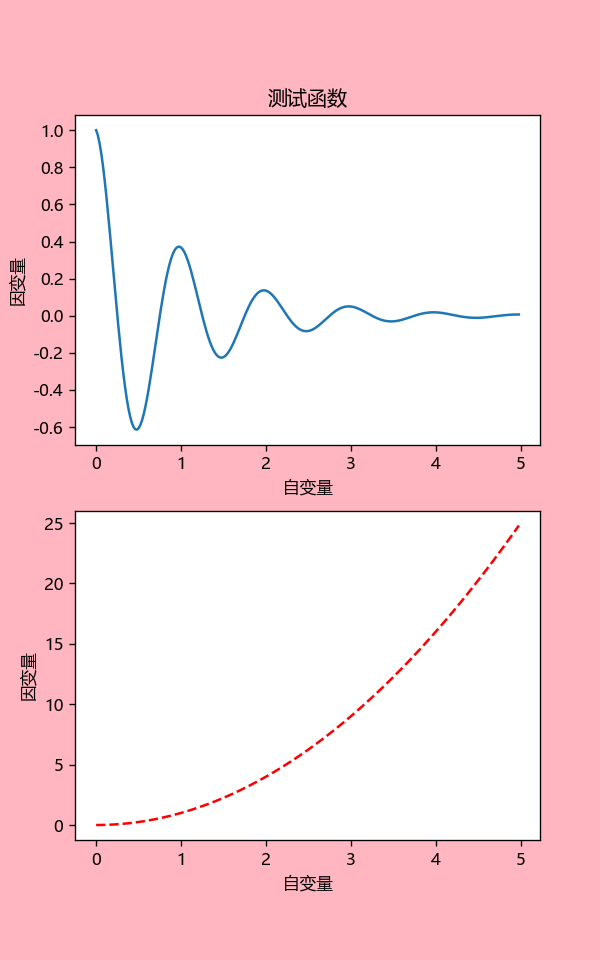

Generate this figure with Python:
#python画图
import numpy as np
import matplotlib.pyplot as plt

def f(t):
    return np.exp(-t)*np.cos(2*np.pi*t)

x=np.arange(0,5,0.02)

plt.figure(figsize=(5,8),dpi=120,facecolor='LightPink',edgecolor='LightPink')

plt.subplot(2,1,1)
plt.plot(x,f(x))
plt.xlabel('自变量')
plt.ylabel('因变量')
plt.title('测试函数')

plt.subplot(2,1,2)
plt.plot(x,x*x,'r--')
plt.xlabel('自变量')
plt.ylabel('因变量')

plt.savefig('C:\\vscode\py\python_pigeon_farm\py_matplotlib/test.png')
plt.show()
